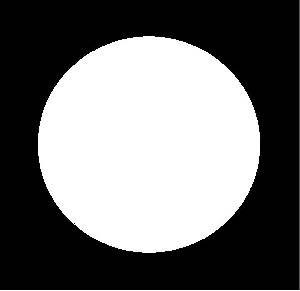
#> input picture 7-Feature-extraction/circle.JPG, 300 x 291 px, found by its file name
$ jupyter execute Centroide.ipynb
#> lines starting #> are read from the running program, lines starting #| are printed output that depends on the picture; after the words box and inside, x2 and y2 are one past the last pixel; in counts of white or black regions, pixels touching at a corner belong together
[cell 1]
# -*- coding: cp1252 -*-
import cv2

img = cv2.imread("C:\\Users\~\circle.jpg", 0)
#> img: shape (291, 300); min 0, max 255, mean 111.6
tipo = cv2.THRESH_BINARY_INV
ret, imgBin = cv2.threshold(img, 127,255, tipo)
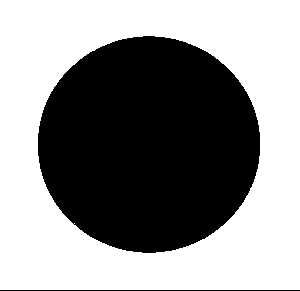
#> imgBin: shape (291, 300); 56.4% white; 2 black regions


# Find binarized image contours
contours, hierarchy = cv2.findContours(imgBin,cv2.RETR_TREE,cv2.CHAIN_APPROX_SIMPLE)
#> contours = 2 contours; box (x1, y1, x2, y2) and area: (0, 0, 300, 290) 86411, (37, 35, 261, 254) 38103
for c in contours:
   # calculate the moment for each contour
    M = cv2.moments(c)


   # calculate x,y coordinate of center
    cX = int(M["m10"] / M["m00"])
    cY = int(M["m01"] / M["m00"])
#> this loop made 2 passes
#> (c, cX, cY) on pass 1: ([[0, 0], [0, 289], [299, 289], [299, 0]], 149, 144)
#> (cX, cY) on pass 2: (148, 144)

[cell 2]
#Draw the contours and centroid
cv2.drawContours(imgBin, [c], -1, (0, 255, 0), 2)
cv2.circle(imgBin, (cX, cY), 7, (255, 255, 255), -1)
cv2.putText(imgBin, "centroide", (cX - 20, cY - 20),cv2.FONT_HERSHEY_SIMPLEX, 0.5, (255, 255, 255), 2)
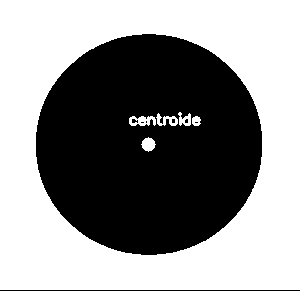
#> imgBin: shape (291, 300); 55.4% white; 8 black regions (6 under 20 px), largest, box (x1, y1, x2, y2) and area: (36, 34, 262, 255) 38596, (0, 290, 300, 291) 300

cv2.imshow("Centroide", imgBin)
cv2.waitKey(0)
cv2.destroyAllWindows()
